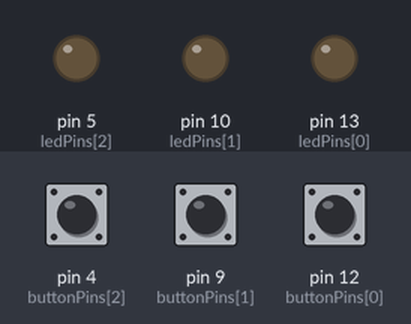
This sketch was run on a simulated Arduino Uno, built with avr-gcc and run on an emulated ATmega328P. On the bench: output pins drawn as LEDs (lit = HIGH). The test bench sets the inputs (shaded band); at power-on: pin 4 (buttonPins[2]) LOW, pin 9 (buttonPins[1]) LOW, pin 12 (buttonPins[0]) LOW.

Above: at 1.2 s.
1.3 s: pin 4 (buttonPins[2]) pulled HIGH for 0.15 s
At 2.5 s:
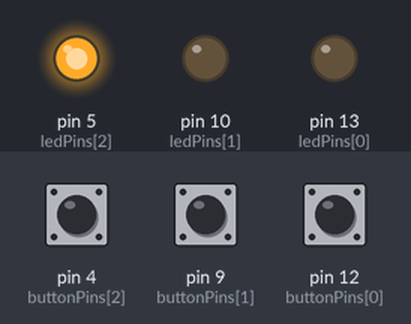
2.9 s: pin 9 (buttonPins[1]) pulled HIGH for 0.15 s
At 3.7 s:
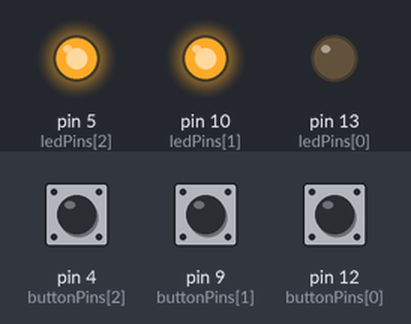
4.5 s: pin 12 (buttonPins[0]) pulled HIGH for 0.15 s
At 5.2 s:
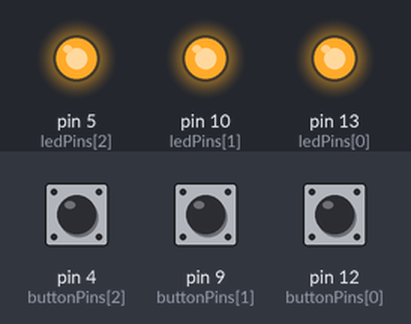
6.1 s: pin 4 (buttonPins[2]) pulled HIGH for 1 s
At 7.3 s:
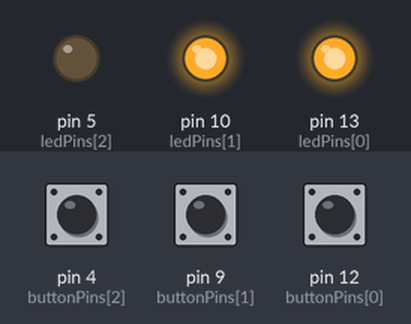
8.6 s: pin 9 (buttonPins[1]) pulled HIGH for 1 s
At 9.6 s:
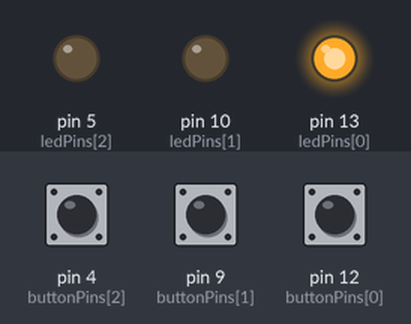
11.1 s: pin 4 (buttonPins[2]) pulled HIGH for 0.15 s
At 12.4 s:
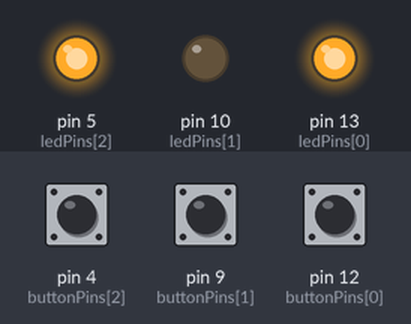
Timing chart, 0 to 13.7 s (numbered marks = the images above; inputs shaded):
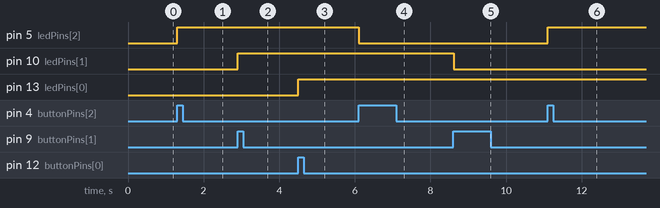

The sketch:

3_LEDs_Toggle_Buttons.ino
```cpp
const int ledPins[] = {13, 10, 5};   	    // assign LEDs pins
const int buttonPins[] = {12,  9, 4};     // assign push‑buttons

int ledState[3] = {LOW};        		      // LED on/off state
int lastButton[3];                        // previous button reading

void setup() {
  for (int i = 0; i < 3; i++) {
    pinMode(ledPins[i], OUTPUT);          // LED pins set to output
    pinMode(buttonPins[i], INPUT);        // enable input pins
    digitalWrite(ledPins[i], LOW);        // start all LEDs OFF
    lastButton[i] = digitalRead(buttonPins[i]);
  }
}

void loop() {
  for (int i = 0; i < 3; i++) {
    int reading = digitalRead(buttonPins[i]); // read button state

    if (lastButton[i] == LOW && reading == HIGH) {
      ledState[i] = !ledState[i];                    // toggle
      digitalWrite(ledPins[i], ledState[i] ? HIGH : LOW);
    }
    lastButton[i] = reading;
  }
  delay(15);
}
```

Measured:
- after the input at 1.3 s, pin 5 (ledPins[2]): LOW → HIGH at once
- after the input at 2.9 s, pin 10 (ledPins[1]): LOW → HIGH at once
- after the input at 4.5 s, pin 13 (ledPins[0]): LOW → HIGH at once
- after the input at 6.1 s, pin 5 (ledPins[2]): HIGH → LOW at once
- after the input at 8.6 s, pin 10 (ledPins[1]): HIGH → LOW at once
- after the input at 11.1 s, pin 5 (ledPins[2]): LOW → HIGH at once
